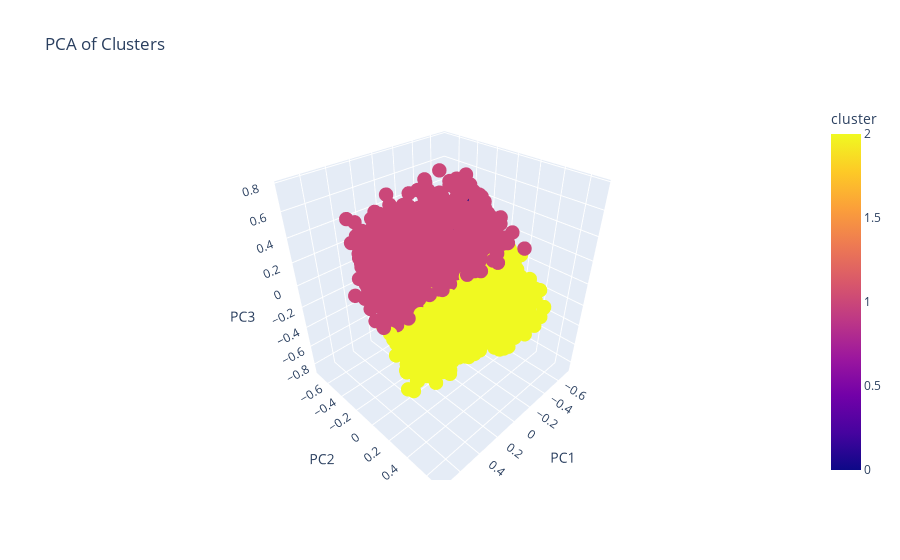

The code cell stored with this chart in its notebook:
### Code cell
pca = PCA(n_components=3)
X_pca = pca.fit_transform(X_short_scaled[cols])
X_pca = pd.DataFrame(X_pca, columns=['PC1', 'PC2', 'PC3'])
X_pca['cluster'] = X_short_scaled['cluster']

fig = px.scatter_3d(X_pca, x='PC1', y='PC2', z='PC3', color='cluster', title='PCA of Clusters')
fig.update_traces(marker=dict(size=5))

### Figure 1 — Plotly figure (JSON) as saved in the notebook; plotly's stock layout.template omitted (floating-point values rounded to 4 significant figures; data arrays with more than 128 entries replaced by an {"elided": "..."} marker saying what was removed)
{"data": [{"hovertemplate": "PC1=%{x}<br>PC2=%{y}<br>PC3=%{z}<br>cluster=%{marker.color}<extra></extra>", "legendgroup": "", "marker": {"color": {"elided": "2239 int values"}, "coloraxis": "coloraxis", "size": 5, "symbol": "circle"}, "mode": "markers", "name": "", "scene": "scene", "showlegend": false, "type": "scatter3d", "x": {"elided": "2239 float values"}, "y": {"elided": "2239 float values"}, "z": {"elided": "2239 float values"}}], "layout": {"coloraxis": {"colorbar": {"title": {"text": "cluster"}}, "colorscale": [[0, "#0d0887"], [0.1111, "#46039f"], [0.2222, "#7201a8"], [0.3333, "#9c179e"], [0.4444, "#bd3786"], [0.5556, "#d8576b"], [0.6667, "#ed7953"], [0.7778, "#fb9f3a"], [0.8889, "#fdca26"], [1, "#f0f921"]]}, "legend": {"tracegroupgap": 0}, "scene": {"domain": {"x": [0, 1], "y": [0, 1]}, "xaxis": {"title": {"text": "PC1"}}, "yaxis": {"title": {"text": "PC2"}}, "zaxis": {"title": {"text": "PC3"}}}, "title": {"text": "PCA of Clusters"}}}
